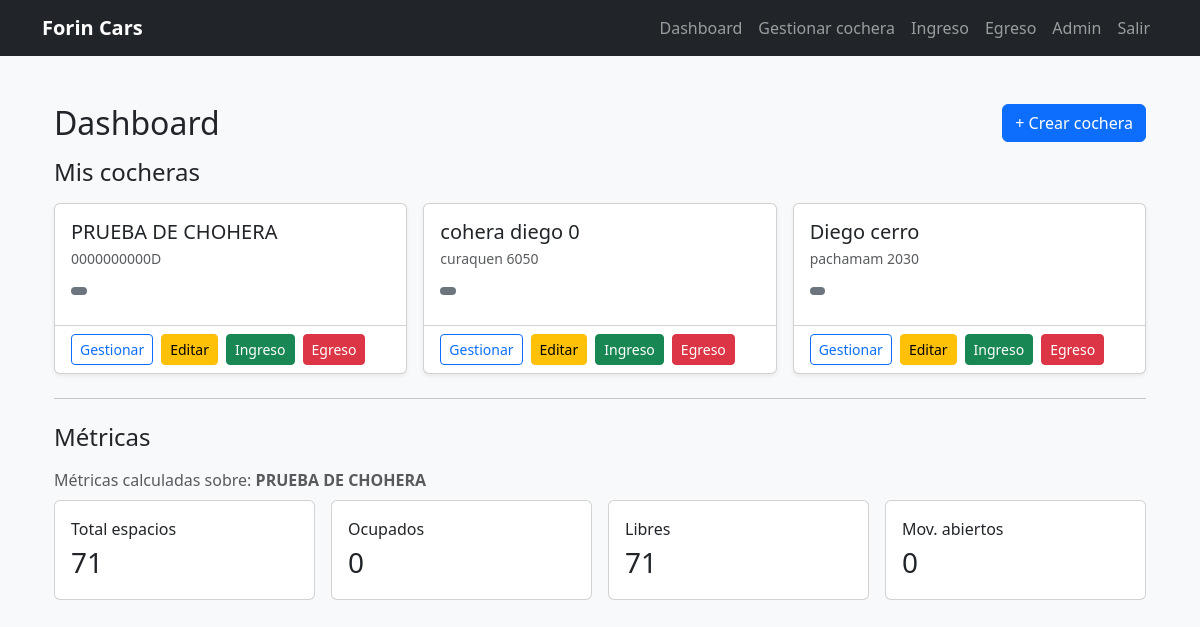
The app's page /dashboard/ (signed in) with its own data.
### parking/models.py (models this page shows, shortened)
class Cochera(models.Model):
    owner = models.ForeignKey(settings.AUTH_USER_MODEL, on_delete=models.CASCADE, related_name="cocheras")
    nombre = models.CharField(max_length=120)
    direccion = models.CharField(max_length=200, blank=True)
    activa = models.BooleanField(default=True)
    created_at = models.DateTimeField(auto_now_add=True)
    empleados = models.ManyToManyField(
        settings.AUTH_USER_MODEL,
        related_name="cocheras_asignadas",
        blank=True,
        through="CocheraEmpleado",
    )

### users/views.py (the view)
# urls.py: path("dashboard/", views.dashboard_view, name="dashboard"),
@login_required
def dashboard_view(request):
    cocheras = Cochera.objects.filter(owner=request.user, activa=True).order_by("-id")
    cochera_id = request.GET.get("cochera")
    cochera = cocheras.filter(id=cochera_id).first() if cochera_id else cocheras.first()
    total = ocupados = libres = mov_abiertos = 0
    ocupacion_pct = 0
    ultimos = []
    if cochera:
        total = cochera.espacios.count()
        ocupados = cochera.espacios.filter(ocupado=True).count()
        libres = total - ocupados
        mov_abiertos = cochera.movimientos.filter(estado="ABIERTO").count()
        ocupacion_pct = round((ocupados / total * 100) if total else 0, 1)
        ultimos = (
            Movimiento.objects.filter(cochera=cochera)
            .select_related("vehiculo", "vehiculo__tipo", "espacio")
            .order_by("-ingreso_at")[:10]
        )
    ctx = {
        "cocheras": cocheras,
        "cochera": cochera,
        "total_espacios": total,
        "ocupados": ocupados,
        "libres": libres,
        "mov_abiertos": mov_abiertos,
        "ocupacion_pct": ocupacion_pct,
        "ultimos": ultimos,
    }
    ctx.update(_role_flags(request.user))
    return render(request, "users/dashboard.html", ctx)

### users/context_processors.py (called while the page is built, shortened)
def role_flags(request):
    user = getattr(request, "user", None)
    group_names = set(user.groups.values_list("name", flat=True))
    is_superadmin = user.is_superuser
    show_admin_link = user.is_staff or is_superadmin
    can_manage_cochera = is_superadmin or ("ADMIN_DUENO" in group_names)
    can_operate = is_superadmin or ("ADMIN_DUENO" in group_names) or ("ADMIN_EMPLEADO" in group_names)
    return {
        "is_superadmin": is_superadmin,
        "show_admin_link": show_admin_link,
        "can_manage_cochera": can_manage_cochera,
        "can_operate": can_operate,
    }

### users/views.py (called while the page is built, shortened)
def _role_flags(user):
    is_superadmin = bool(user.is_superuser or user.is_staff)
    is_admin_dueno = user.groups.filter(name=GRUPO_ADMIN_DUENO).exists()
    is_admin_empleado = user.groups.filter(name=GRUPO_ADMIN_EMPLEADO).exists()
    can_manage_cochera = is_superadmin or is_admin_dueno
    can_operate = is_superadmin or is_admin_dueno or is_admin_empleado
    return {
        "is_superadmin": is_superadmin,
        "is_admin_dueno": is_admin_dueno,
        "is_admin_empleado": is_admin_empleado,
        "can_manage_cochera": can_manage_cochera,
        "can_operate": can_operate,
        "show_admin_link": is_superadmin,  # solo el dueño creador ve Admin Django
    }

### users/templates/users/dashboard.html (shortened to what this page needs)
{% extends "base.html" %}
{% block content %}
<div class="container py-4">
  <div class="d-flex align-items-center justify-content-between mb-3">
    <h2 class="m-0">Dashboard</h2>
    {% if can_manage_cochera %}
      <a class="btn btn-primary" href="{% url 'cochera_new' %}">+ Crear cochera</a>
    {% endif %}
  </div>
  <h4 class="mb-3">Mis cocheras</h4>
  {% if cocheras %}
    <div class="row g-3">
      {% for c in cocheras %}
        <div class="col-12 col-md-6 col-lg-4">
          <div class="card h-100 shadow-sm">
            <div class="card-body">
              <h5 class="card-title mb-1">{{ c.nombre }}</h5>
              <div class="text-muted small mb-2">
                {{ c.direccion|default:"(sin dirección)" }}
              </div>
              <div class="mb-2">
                <span class="badge text-bg-{% if c.estado == 'ACTIVA' %}success{% else %}secondary{% endif %}">
                </span>
              </div>
            </div>
            <div class="card-footer bg-transparent d-flex flex-wrap gap-2">
              {% if can_manage_cochera %}
                <a class="btn btn-outline-primary btn-sm" href="{% url 'cochera_detail' c.id %}">Gestionar</a>
                <a class="btn btn-warning btn-sm" href="{% url 'cochera_edit' c.id %}">Editar</a>
              {% endif %}
              {% if can_operate %}
                <a class="btn btn-success btn-sm" href="{% url 'ingreso_cochera' c.id %}">Ingreso</a>
                <a class="btn btn-danger btn-sm" href="{% url 'egreso_cochera' c.id %}">Egreso</a>
              {% endif %}
            </div>
          </div>
        </div>
      {% endfor %}
    </div>
  {% endif %}
  <hr class="my-4">
  <h4 class="mb-3">Métricas</h4>
  {% if cochera %}
    <div class="text-muted mb-2">
      Métricas calculadas sobre: <b>{{ cochera.nombre }}</b>
    </div>
  {% endif %}
  <div class="row g-3 mb-4">
    <div class="col-12 col-md-3">
      <div class="card p-3">
        <div>Total espacios</div>
        <div class="fs-3">{{ total_espacios|default:0 }}</div>
      </div>
    </div>
    <div class="col-12 col-md-3">
      <div class="card p-3">
        <div>Ocupados</div>
        <div class="fs-3">{{ ocupados|default:0 }}</div>
      </div>
    </div>
    <div class="col-12 col-md-3">
      <div class="card p-3">
        <div>Libres</div>
        <div class="fs-3">{{ libres|default:0 }}</div>
      </div>
    </div>
    <div class="col-12 col-md-3">
      <div class="card p-3">
        <div>Mov. abiertos</div>
        <div class="fs-3">{{ mov_abiertos|default:0 }}</div>
      </div>
    </div>
  </div>
</div>
{% endblock %}

### records on screen
Cochera: nombre "PRUEBA DE CHOHERA", direccion "0000000000D"
Cochera: nombre "cohera diego 0", direccion "curaquen 6050"
Cochera: nombre "Diego cerro", direccion "pachamam 2030"

### other values on screen
{{ total_espacios|default:0 }} "71"
{{ ocupados|default:0 }} "0"
{{ libres|default:0 }} "71"
{{ mov_abiertos|default:0 }} "0"
